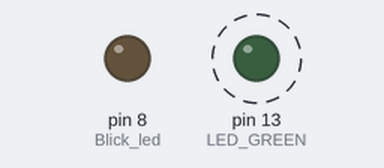
This program was run on a simulated Arduino Uno, built with avr-gcc and run on an emulated ATmega328P. On the bench: output pins drawn as LEDs (lit = HIGH). Dashed ring = blinking.

Above: at 0.12 s.
At 2.62 s:
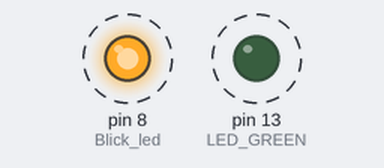
Timing chart, 0 to 3.0 s (numbered marks = the images above):
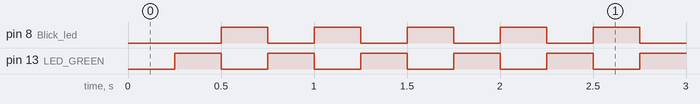

The program:

main.cpp
```cpp
// (licence header left out)
/* Defines -----------------------------------------------------------*/
#define Blick_led
#define LED_GREEN PB5   // PB5 is AVR pin where green on-board LED
                        // is connected
#define SHORT_DELAY 250 // Delay in milliseconds
#ifndef F_CPU
# define F_CPU 16000000 // CPU frequency in Hz required for delay funcs
#endif


/* Includes ----------------------------------------------------------*/
#include <avr/io.h>     // AVR device-specific IO definitions
#include <util/delay.h> // Functions for busy-wait delay loops


// -----
// This part is needed to use Arduino functions but also physical pin
// names. We are using Arduino-style just to simplify the first lab.
#include "Arduino.h"
#define PB5 13          // In Arduino world, PB5 is called "13"
#define Blick_led 8

// -----


/* Function definitions ----------------------------------------------*/
/**********************************************************************
 * Function: Main function where the program execution begins
 * Purpose:  Toggle one LED and use delay library.
 * Returns:  none
 **********************************************************************/
int main(void)
{
    uint8_t led_value = LOW;  // Local variable to keep LED status
    // Set pin where on-board LED is connected as output
    pinMode(LED_GREEN, OUTPUT);
    pinMode(Blick_led, OUTPUT);

    // Infinite loop
    while (1)
    {
        // Change LED value
        if (led_value == LOW)
            led_value = HIGH;

        else
            led_value = LOW;

        // Pause several milliseconds
        _delay_ms(SHORT_DELAY);
        // Turn ON/OFF on-board LED
        digitalWrite(LED_GREEN, led_value);

        digitalWrite (Blick_led,!led_value);
    }

    // Will never reach this
    return 0;
}
```

Measured:
- by itself, pin 8 (Blick_led), pin 13 (LED_GREEN): alternates HIGH for 0.25 s and LOW for 0.25 s
